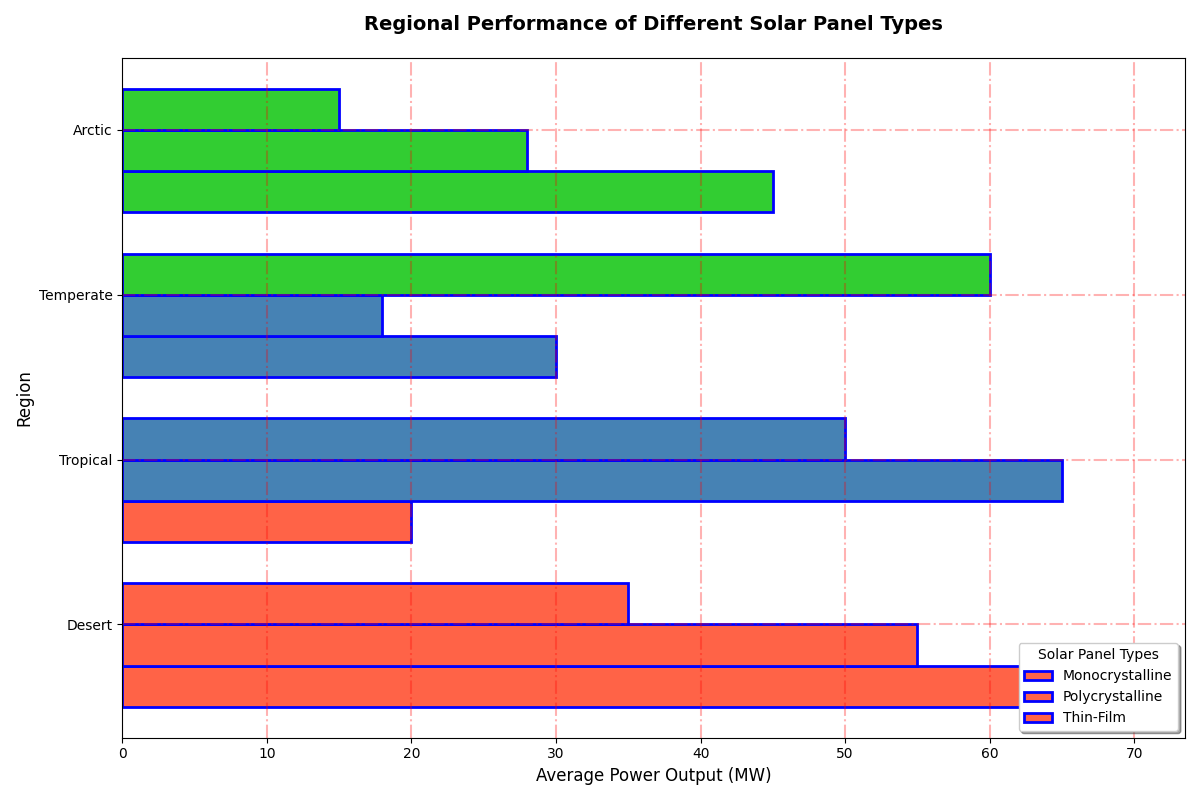

Reproduce this figure in Python.
import matplotlib.pyplot as plt
import numpy as np

regions = ['Desert', 'Tropical', 'Temperate', 'Arctic']
panel_types = ['Monocrystalline', 'Polycrystalline', 'Thin-Film']
power_output = np.array([
    [70, 55, 35, 20],
    [65, 50, 30, 18],
    [60, 45, 28, 15]
])

regions_index, panel_index = np.meshgrid(np.arange(len(regions)), np.arange(len(panel_types)), indexing='ij')
regions_index_flat = regions_index.flatten()
panel_index_flat = panel_index.flatten()
z_flat = np.zeros_like(regions_index_flat)
power_flat = power_output.flatten()

fig, ax = plt.subplots(figsize=(12, 8))
colors = ['#FF6347', '#4682B4', '#32CD32']
bar_height = 0.25

for idx, (region_idx, panel_idx, z, power, color) in enumerate(zip(regions_index_flat, panel_index_flat, z_flat, power_flat, np.repeat(colors, len(regions)))):
    y_pos = region_idx + (panel_idx - 1) * bar_height
    ax.barh(y_pos, power, bar_height, color=color, edgecolor='blue', linestyle='-', linewidth=2, label=panel_types[panel_idx] if region_idx == 0 else "")

ax.set_title("Regional Performance of Different Solar Panel Types", fontsize=14, fontweight='bold', pad=20)
ax.set_ylabel("Region", fontsize=12)
ax.set_xlabel("Average Power Output (MW)", fontsize=12)
ax.set_yticks(np.arange(len(regions)) + bar_height / 2)
ax.set_yticklabels(regions, fontsize=10)

ax.legend(title='Solar Panel Types', loc='lower right', frameon=True, shadow=True, fancybox=True)
ax.grid(color='red', linestyle='-.', linewidth=1.5, alpha=0.3)

plt.tight_layout()
plt.show()
